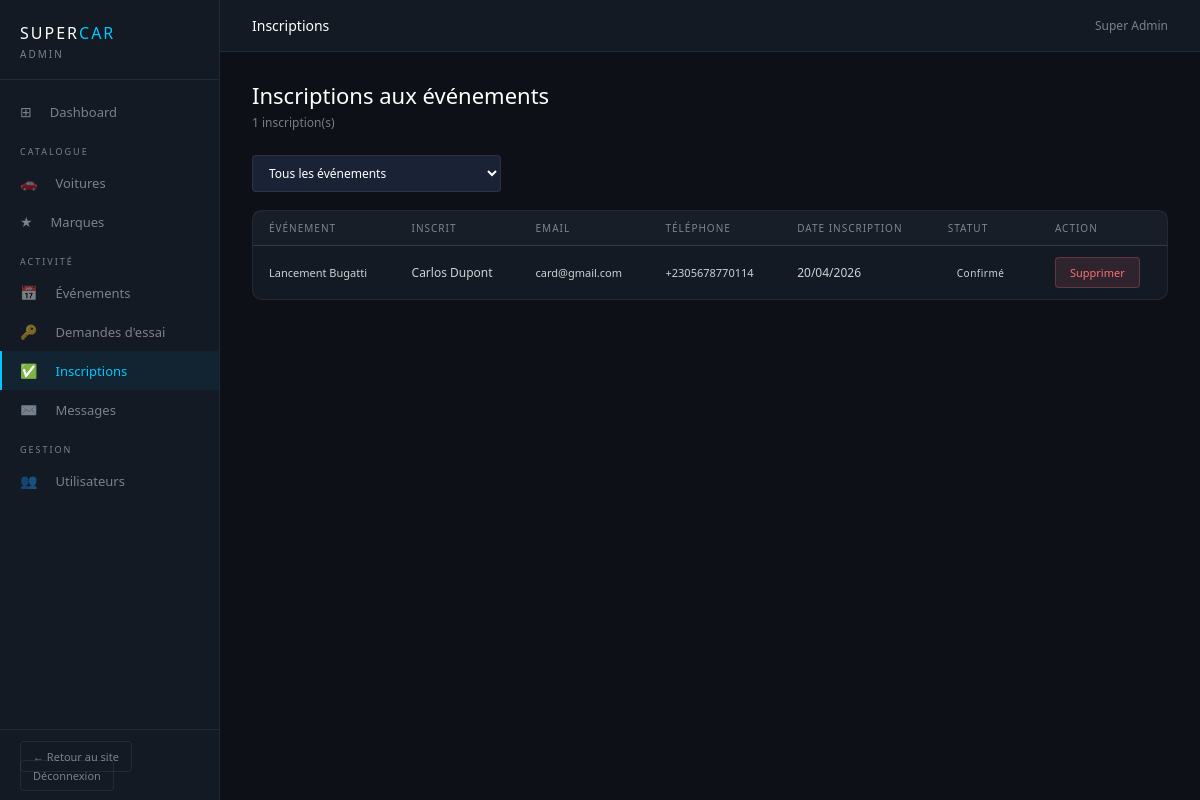
/code/admin/inscriptions.php (signed in), run on the app's committed database.
### tables this page shows
CREATE TABLE IF NOT EXISTS `inscriptions_evenements` (
  `id` int(11) NOT NULL AUTO_INCREMENT,
  `evenement_id` int(11) NOT NULL,
  `utilisateur_id` int(11) DEFAULT NULL,
  `prenom` varchar(100) NOT NULL,
  `nom` varchar(100) NOT NULL,
  `email` varchar(150) NOT NULL,
  `telephone` varchar(20) DEFAULT NULL,
  `date_inscription` datetime DEFAULT CURRENT_TIMESTAMP,
  `statut` enum('confirmé','en attente','annulé') DEFAULT 'en attente',
  PRIMARY KEY (`id`),
  KEY `fk_insc_event` (`evenement_id`),
  KEY `fk_insc_user` (`utilisateur_id`)
);

CREATE TABLE IF NOT EXISTS `evenements` (
  `id` int(11) NOT NULL AUTO_INCREMENT,
  `titre` varchar(200) NOT NULL,
  `description` text,
  `lieu` varchar(200) DEFAULT NULL,
  `date_event` date NOT NULL,
  `heure_debut` time DEFAULT NULL,
  `heure_fin` time DEFAULT NULL,
  `type_event` enum('Salon','Lancement','Portes ouvertes','Promotion','VIP') DEFAULT 'Salon',
  `inscription_requise` tinyint(1) DEFAULT '0',
  `places_max` int(11) DEFAULT NULL,
  `image_path` varchar(255) DEFAULT NULL,
  `actif` tinyint(1) DEFAULT '1',
  `created_at` datetime DEFAULT CURRENT_TIMESTAMP,
  PRIMARY KEY (`id`)
);

### code/admin/inscriptions.php (the view, shortened to what this page needs)
<?php
$pdo = getPDO();
$filtre_ev = (int)($_GET['evenement_id'] ?? 0);
$where  = $filtre_ev ? "WHERE i.evenement_id = :ev" : "";
$params = $filtre_ev ? [':ev' => $filtre_ev] : [];
$stmt = $pdo->prepare("SELECT i.*, e.titre AS evenement FROM inscriptions_evenements i JOIN evenements e ON i.evenement_id=e.id $where ORDER BY i.date_inscription DESC");
$stmt->execute($params);
$inscriptions = $stmt->fetchAll();
require_once __DIR__ . '/includes/admin_header.php';
?>
<div class="admin-content">
<div class="admin-page-title"><h1>Inscriptions aux événements</h1><p><?= count($inscriptions) ?> inscription(s)</p></div>
<div class="admin-toolbar">
    <select class="admin-select" onchange="window.location='inscriptions.php?evenement_id='+this.value">
        <option value="0">Tous les événements</option>
    </select>
</div>
<div class="admin-table-card">
    <table class="admin-table">
        <thead><tr><th>Événement</th><th>Inscrit</th><th>Email</th><th>Téléphone</th><th>Date inscription</th><th>Statut</th><th>Action</th></tr></thead>
        <tbody>
        <?php if (empty($inscriptions)): ?><tr><td colspan="7" class="td-empty">Aucune inscription</td></tr>
        <?php else: foreach ($inscriptions as $i): ?>
        <tr>
            <td style="font-size:11px"><?= htmlspecialchars($i['evenement']) ?></td>
            <td><?= htmlspecialchars($i['prenom'].' '.$i['nom']) ?></td>
            <td style="font-size:11px"><?= htmlspecialchars($i['email']) ?></td>
            <td style="font-size:11px"><?= htmlspecialchars($i['telephone']?:'—') ?></td>
            <td><?= date('d/m/Y',strtotime($i['date_inscription'])) ?></td>
            <td><span class="badge-statut statut-<?= urlencode($i['statut']) ?>"><?= $i['statut'] ?></span></td>
            <td><a href="inscriptions.php?supprimer=<?= $i['id'] ?>" class="btn-admin-danger" onclick="return confirm('Supprimer ?')">Supprimer</a></td>
        </tr>
        <?php endforeach; endif; ?>
        </tbody>
    </table>
</div>
</div>
<?php require_once __DIR__ . '/includes/admin_footer.php'; ?>

### code/admin/assets/admin.css (style rules this page uses)
:root { --ac1: #00c8ff; --ac2: #7c3aed; --ac3: #06ffa5; --bg: #0d1117; --bg2: #131a24; --bg3: #1a2235; --border: rgba(255,255,255,0.07); --text: rgba(255,255,255,0.9); --muted: rgba(255,255,255,0.45); --sidebar-w: 220px; --topbar-h: 52px; }
*, *::before, *::after { box-sizing: border-box; margin: 0; padding: 0; }
body.admin-body { font-family: 'Segoe UI', system-ui, sans-serif; background: var(--bg); color: var(--text); font-size: 14px; display: flex; min-height: 100vh; }
a { text-decoration: none; color: inherit; }
.admin-content { padding: 28px 32px; flex: 1; }
.admin-page-title { margin-bottom: 24px; }
.admin-page-title h1 { font-size: 22px; font-weight: 500; color: #fff; margin-bottom: 4px; }
.admin-page-title p { font-size: 12px; color: var(--muted); }
.admin-table-card { background: var(--bg2); border: 1px solid var(--border); border-radius: 10px; overflow: hidden; }
.admin-table { width: 100%; border-collapse: collapse; font-size: 12px; }
.admin-table thead th { padding: 10px 16px; text-align: left; font-size: 10px; font-weight: 500; color: var(--muted); letter-spacing: 1px; text-transform: uppercase; background: rgba(255,255,255,0.02); border-bottom: 1px solid var(--border); }
.admin-table tbody td { padding: 11px 16px; border-bottom: 1px solid var(--border); color: rgba(255,255,255,0.8); vertical-align: middle; }
.admin-table tbody tr:last-child td { border-bottom: none; }
.badge-statut { display: inline-block; font-size: 10px; padding: 3px 9px; border-radius: 3px; font-weight: 500; letter-spacing: .5px; text-transform: capitalize; }
.btn-admin-danger { display: inline-block; background: rgba(248,113,113,0.12); color: #f87171; font-size: 11px; padding: 7px 14px; border-radius: 4px; border: 1px solid rgba(248,113,113,0.25); cursor: pointer; transition: background 0.2s; }
.admin-toolbar { display: flex; align-items: center; gap: 12px; margin-bottom: 18px; flex-wrap: wrap; }
.admin-select { background: var(--bg3); border: 1px solid var(--border); border-radius: 4px; padding: 8px 12px; font-size: 12px; color: #fff; outline: none; font-family: inherit; color-scheme: dark; cursor: pointer; }
.admin-select option { background: #1a2235; }
.admin-content { box-sizing: border-box; }
html, body { height: 100%; }
.admin-content { padding-bottom: 48px; box-sizing: border-box; }
.admin-panel, .admin-table-card, .admin-form-card { overflow: visible; }
.admin-table th, .admin-table td { white-space: nowrap; overflow: hidden; text-overflow: ellipsis; }

### data on the page
inscriptions_evenements: evenement.titre "Lancement Bugatti", prenom+nom "Carlos Dupont", email "card@gmail.com", telephone "+2305678770114", date_inscription "20/04/2026", statut "Confirmé"

### other printed values
$titrePage "Inscriptions"
prenomConnecte() . ' ' . ($_SESSION['nom'] ?? '') "Super Admin"
count($inscriptions) "1"
